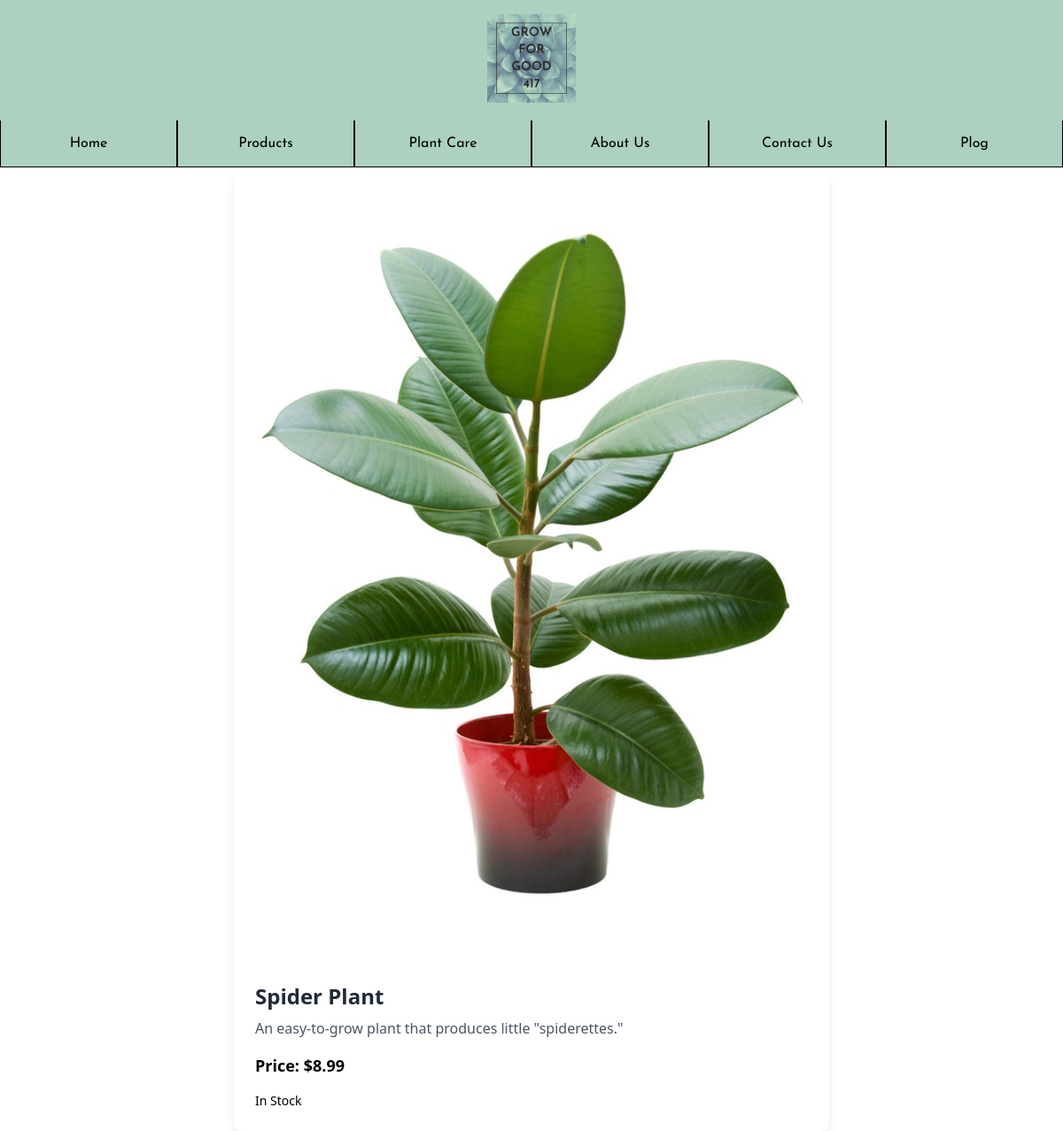
/view/productDetails.php?id=5 (signed in), run on the app's committed database.
### tables this page shows
CREATE TABLE `PRODUCTS` (
  `productID` int(11) NOT NULL,
  `productName` varchar(350) NOT NULL,
  `productPrice` decimal(10,2) DEFAULT NULL,
  `productDesc` varchar(1000) NOT NULL,
  `productImage` varchar(350) NOT NULL,
  `inStock` tinyint(1) NOT NULL
);

### view/productDetails.php (the view, shortened to what this page needs)
<!DOCTYPE html>
<html lang="en">
<head>
    <link rel="stylesheet" href="output.css">
</head>
<body>
<?php
include '../controller/db_connection.php';
$productID = isset($_GET['id']) ? (int)$_GET['id'] : 0;
$sql = "SELECT * FROM products WHERE productID = :productID";
$stmt = $pdo->prepare($sql);
$stmt->bindParam(':productID', $productID, PDO::PARAM_INT);
$stmt->execute();
$product = $stmt->fetch(PDO::FETCH_ASSOC);
?>
<div class="container mx-auto px-4 py-8">
    <?php if ($product): ?>
        <div class="max-w-2xl mx-auto bg-white rounded-lg shadow-lg overflow-hidden">
            <img src="<?php echo htmlspecialchars($product['productImage']); ?>" alt="<?php echo htmlspecialchars($product['productName']); ?>" class="w-full h-64 object-cover">
            <div class="p-6">
                <h1 class="text-2xl font-bold text-gray-800 mb-2"><?php echo htmlspecialchars($product['productName']); ?></h1>
                <p class="text-gray-600 mb-4"><?php echo htmlspecialchars($product['productDesc']); ?></p>
                <p class="text-lg font-semibold text-green-700 mb-4">
                    Price: <?php echo $product['productPrice'] ? '$' . $product['productPrice'] : 'N/A'; ?>
                </p>
                <p class="text-sm <?php echo $product['inStock'] ? 'text-green-600' : 'text-red-600'; ?>">
                    <?php echo $product['inStock'] ? 'In Stock' : 'Out of Stock'; ?>
                </p>
            </div>
        </div>
    <?php endif; ?>
</div>
</body>
</html>

### data on the page
products: productImage (placeholder picture), productName "Spider Plant", productDesc "An easy-to-grow plant that produces little \"spiderettes.\"", productPrice "8.99"
